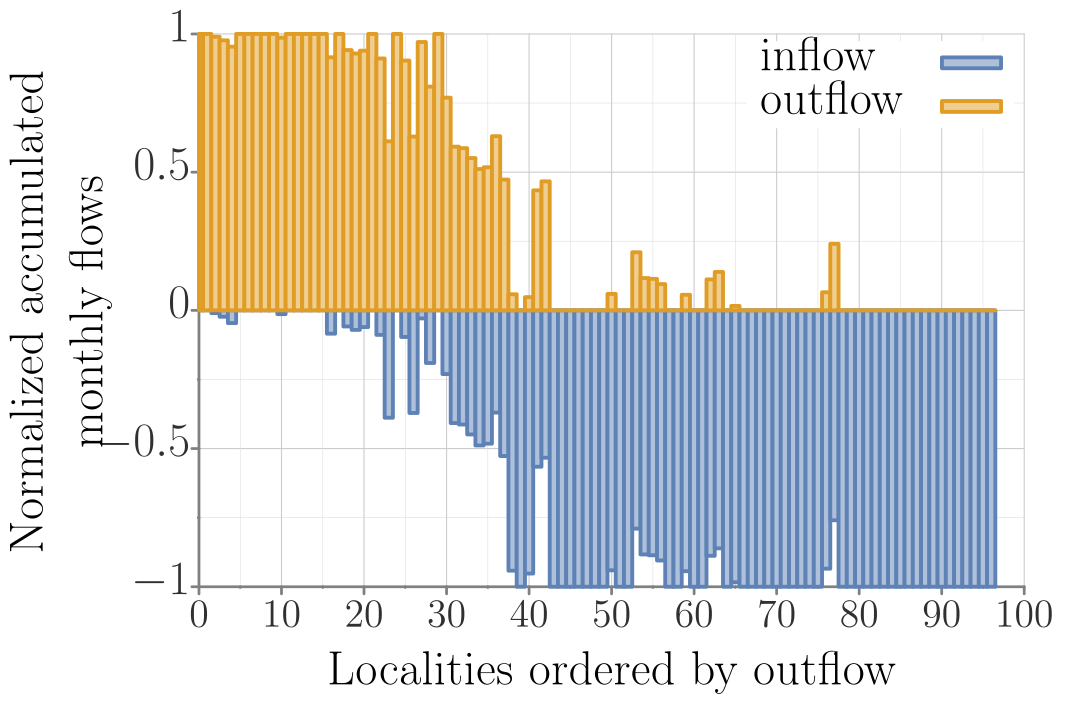

The gnuplot source for this figure:
##### terminal
set term tikz standalone size 12.5cm,8.75cm font ",14" gparrows scale 2,2 textscale 2
set datafile separator ','

##### output
set output 'monthly_in_out_flows_precip1_b0_k300.tex'

##### bg: bg color, axes, grid, tics
##### http://www.colourlovers.com/palette/268142/Danger_Mouse
Danger='#F84934'; # red
Shoes='#4D5E5F'; # grey
##### Rand Olson
roBlue='#1F77B4';
roRed='#D62728';
# border
set style line 21 lt 1 lc rgb '#808080' 
set border 3 back ls 21 lw 5
# grid
set style line 22 lt 2 lc rgb '#CCCCCC' lw 2
set style line 23 lt 2 lc rgb '#DDDDDD' lw 1
set grid xtics mxtics ytics mytics back ls 22, ls 23
# tics
set tics textcolor rgb '#303030'
set tics nomirror out scale 1,.1
set mxtics 2
set mytics 2

##### load default linestyles
set style increment user
# taken care of in terminal
do for [i=1:15] { set style line i lt 1 lw 7 }

##### line colors
# mathematica default
DarkBlue= '#5e82b5'
Orange=   '#e09c24'
Green=    '#8fb030'
Red=      '#eb634f'
Purple=   '#8778b3'
Brown=    '#c46e1a'
LightBlue='#5c9ec7'
Yellow=   '#FDBF6F'
MATHEMATICA="#5e82b5 #e09c24 #8fb030 #eb634f #8778b3 #c46e1a #5c9ec7 #FDBF6F"
do for[i=1:8] {set style line i lc rgb word(MATHEMATICA,i)}
####

##### data style
set style data lines

# NOTE: offsets should be a function of font sizes
##### key
set key t l Left spacing 2 width 5 opaque font ",18"

##### tics (note that tics are also set in theme)
set xtics font ",18" offset 0,.2
set ytics font ",18" offset 1.5,0

##### plot
set title font ",18" "" offset -3,.3
set xlabel "Localities ordered by outflow" offset 0,0 font ",18"
set ylabel "\\parbox{7cm}{\\centering Normalized accumulated monthly flows}" offset -2,0 font ",18"


set notitle;        set key t r width 7;        set ytics offset 2,0;        set xtics offset 0,-.5;        set xlabel offset 0,.4;        set ylabel offset -4,0;        set xtics font ",15";

plot "../results/props_flows_precip1_b0_k300.csv" u 4 w boxes fs solid .5 ls 1 t "inflow","../results/props_flows_precip1_b0_k300.csv" u 5 w boxes fs solid .5 ls 2 t "outflow";
